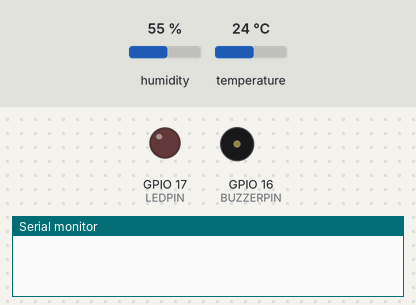
Simulated run of this sketch. Board: ESP32. Shown: output pins drawn as LEDs (lit = HIGH), buzzer (waves = sounding, pin HIGH), the last lines printed to the serial monitor. The inputs (shaded band) are chosen by the test bench; at power-on: humidity 55 %, temperature 24 °C.

Above: at 0.0 s.
At 1.1 s:
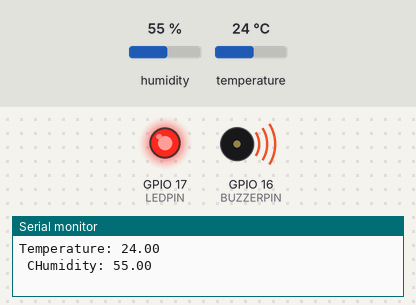
Timing chart, 0 to 2.6 s (numbered marks = the images above):
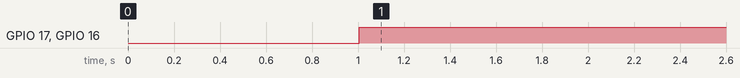

Measured:
- by itself, GPIO 17 (LEDPIN), GPIO 16 (BUZZERPIN): LOW → HIGH at 1.0 s

The sketch:

sketch.ino
```cpp
#include "DHT.h"

#define DHT22PIN 13
#define LEDPIN 17
#define BUZZERPIN 16

DHT dht(DHT22PIN, DHT22);

void setup() {
  Serial.begin(115200);
  pinMode(LEDPIN, OUTPUT);
  pinMode(BUZZERPIN, OUTPUT);
  dht.begin();
}

void loop() {
  delay(1000);
  float humid = dht.readHumidity();
  float temp = dht.readTemperature();
  Serial.print("Temperature: ");
  Serial.println(temp);
  Serial.print(" C");
  Serial.print("Humidity: ");
  Serial.println(humid);

  if(temp > 30 || humid > 90){
      digitalWrite(LEDPIN, HIGH);
      digitalWrite(BUZZERPIN, HIGH);
    }
  else if(temp < 25 || humid < 70){
      digitalWrite(LEDPIN, HIGH);
      digitalWrite(BUZZERPIN, HIGH);
    }
  else{
      digitalWrite(LEDPIN, LOW);
      digitalWrite(BUZZERPIN, LOW);
    }
  delay(1000);
}
```
